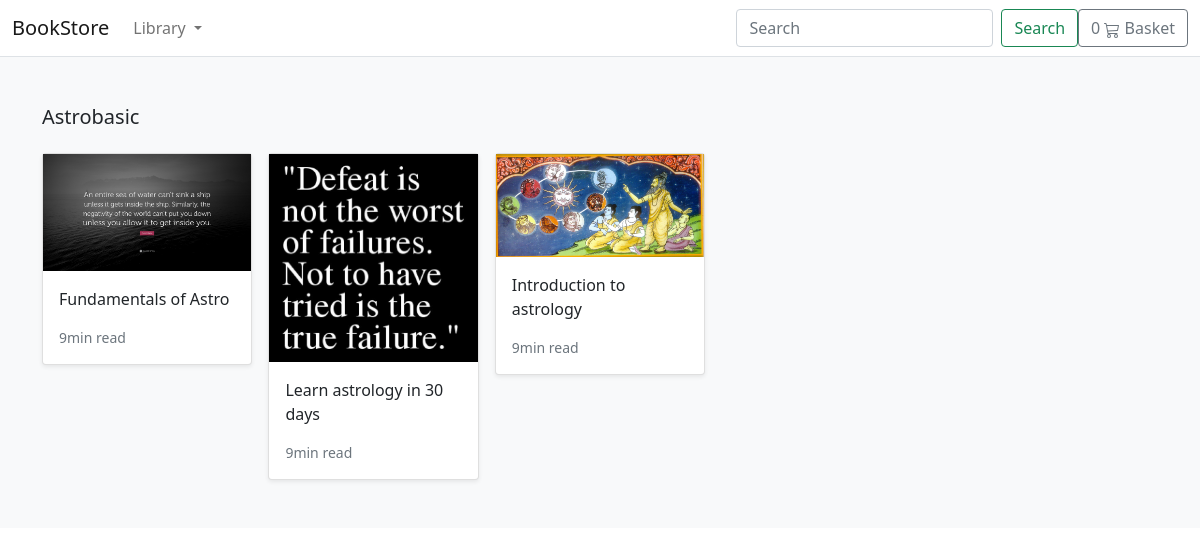
Page /shop/astrobasic/ on the committed database.
### store/models.py (models this page shows, shortened)
class Category(models.Model):
    name = models.CharField(max_length=255, db_index=True)
    slug = models.SlugField(max_length=255, unique= True)
    class Meta:
        verbose_name_plural = 'categories'
    def get_absolute_url(self):  # To build the URls dynamically. To make this work we must add details in the urls.py
        return reverse('store:category_list', args=[self.slug])

class Product(models.Model):
    category = models.ForeignKey(Category, related_name='product', on_delete=models.CASCADE)
    created_by = models.ForeignKey(User, on_delete=models.CASCADE, related_name='product_creator')
    title = models.CharField(max_length=255)
    author = models.CharField(max_length=255, default='admin')
    description = models.TextField(blank=True)
    image = models.ImageField(upload_to='images/', default='images/default.png')
    slug = models.SlugField(max_length=255)
    price = models.DecimalField(max_digits=6, decimal_places=2)
    in_stock = models.BooleanField(default=True)
    is_active = models.BooleanField(default=True)
    created = models.DateTimeField(auto_now_add=True)
    updated = models.DateTimeField(auto_now=True)
    objects = models.Manager()
    products = ProductManager()
    class Meta:
        verbose_name_plural = 'Products'
        ordering = ('-created',)
    def get_absolute_url(self):  # To build the URls dynamically
        return reverse('store:product_detail', args={self.slug})  #From the app called store, generate url with name equivalent to 'product_detail'

### store/views.py (the view)
# urls.py: path('shop/<slug:category_slug>/', views.category_list, name='category_list'),  #we are creating a new area called search(like item in previous case) followed by slug
def category_list(request, category_slug=None):
    category = get_object_or_404(Category, slug=category_slug)
    products = Product.objects.filter(category=category)
    return render(request, 'store/products/category.html', {'category': category, 'products': products})

### store/context_processors.py (called while the page is built)
def categories(request):
    return {
        'categories': Category.objects.all()  # In the dropdown all the categories will be returned/displayed
    }

### templates/store/products/category.html (shortened to what this page needs)
{% extends "../base.html" %}
{% load static %}
{% block content %}
<main>
  <div class="album py-5 bg-light">
    <div class="container">
      <div class="pb-3 h5">{{category.name|title}}</div>
      <div class="row row-cols-1 row-cols-sm-2 row-cols-md-5 g-3">
        {% for product in products %}
        <div class="col">
          <div class="card shadow-sm">
          <img class="img-fluid" alt="Responsive image" src="{{ product.image.url }}">
            <div class="card-body">
              <p class="card-text">
                <a class="text-dark text-decoration-none" href="{{ product.get_absolute_url }}">{{ product.title }}</a>
              </p>
              <div class="d-flex justify-content-between align-items-center">
                <small class="text-muted">9min read</small>
              </div>
            </div>
          </div>
        </div>
        {% endfor %}
      </div>
    </div>
  </div>
</main>
{% endblock %}

### rows in the picture
Category: name "Astrobasic"
Product: image (picture), title "Fundamentals of Astro"
Product: image (picture), title "Learn astrology in 30 days"
Product: image (picture), title "Introduction to astrology"
